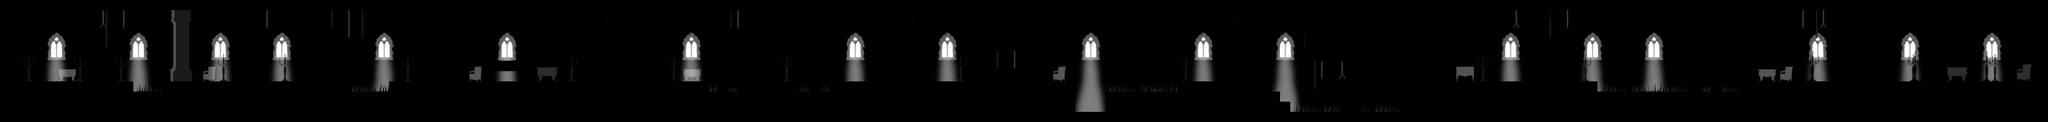

Rendered tile map (Tiled .tmx) drawn with the repository's tilesets; below, a short description and the map source with its tile grids summarised:
An orthogonal 200x12 tile map with 64x64 px tiles, 9 tile layers (Plan3, Brume, Plan2, Base, ...), 3 tilesets and 197 objects (2x 1, 2x 2, 2x 3, 2x 5, 2x 4, ...).

<map version="1.5" tiledversion="1.7.2" orientation="orthogonal" renderorder="right-down" width="200" height="12" tilewidth="64" tileheight="64" infinite="0" nextlayerid="40" nextobjectid="269">
 <editorsettings>
  <export target="tableauTiled1.json" format="json" />
 </editorsettings>
 <tileset firstgid="1" name="Tileset1" tilewidth="64" tileheight="64" tilecount="480" columns="30">
  <image source="../tilesets/Tileset1.png" width="1920" height="1080" />
 </tileset>
 <tileset firstgid="481" name="TilesetAP" tilewidth="64" tileheight="64" tilecount="480" columns="30">
  <image source="../tilesets/TilesetAP.png" width="1920" height="1080" />
 </tileset>
 <tileset firstgid="961" name="Objets" tilewidth="150" tileheight="768" tilecount="15" columns="0">
  <grid orientation="orthogonal" width="1" height="1" />
  <tile id="3">
   <image width="43" height="36" source="../images/Death.png" />
  </tile>
  <tile id="4">
   <image width="64" height="768" source="../images/Save.png" />
  </tile>
  <tile id="5">
   <image width="51" height="98" source="../images/Cage.png" />
  </tile>
  <tile id="6">
   <image width="45" height="372" source="../images/Gate.png" />
  </tile>
  <tile id="7">
   <image width="59" height="109" source="../images/Lampe.png" />
  </tile>
  <tile id="8">
   <image width="124" height="370" source="../images/GateO.png" />
  </tile>
  <tile id="9">
   <image width="64" height="17" source="../images/Plateforme.png" />
  </tile>
  <tile id="10">
   <image width="140" height="140" source="../images/TN.png" />
  </tile>
  <tile id="11">
   <image width="23" height="27" source="../images/Next.png" />
  </tile>
  <tile id="12">
   <image width="23" height="27" source="../images/Prev.png" />
  </tile>
  <tile id="13">
   <image width="124" height="124" source="../images/FF.png" />
  </tile>
  <tile id="14">
   <image width="150" height="150" source="../images/brume.png" />
  </tile>
  <tile id="15">
   <image width="131" height="132" source="../images/LampFx.png" />
  </tile>
  <tile id="16">
   <image width="59" height="109" source="../images/LampeOn.png" />
  </tile>
  <tile id="17">
   <image width="70" height="70" source="../images/BG.png" />
  </tile>
 </tileset>
 <layer id="8" name="Plan3" width="200" height="12" offsetx="34" offsety="0">
  <data>[2400 cells, 209 non-empty, 63 distinct tile ids]</data>
 </layer>
 <layer id="34" name="Brume" width="200" height="12">
  <data>[2400 cells, 667 non-empty, 37 distinct tile ids]</data>
 </layer>
 <layer id="7" name="Plan2" width="200" height="12" offsetx="-11" offsety="0">
  <data>[2400 cells, 170 non-empty, 50 distinct tile ids]</data>
 </layer>
 <layer id="1" name="Base" width="200" height="12" locked="1">
  <data>[2400 cells, 1029 non-empty, 2 distinct tile ids]</data>
 </layer>
 <objectgroup id="15" name="NextCam1">
  <object id="156" gid="972" x="1943" y="478" width="23" height="27" />
  <object id="157" gid="972" x="1943" y="406" width="23" height="27" />
 </objectgroup>
 <objectgroup id="16" name="NextCam2">
  <object id="160" gid="972" x="3869" y="482" width="23" height="27" />
  <object id="161" gid="972" x="3871" y="430" width="23" height="27" />
 </objectgroup>
 <objectgroup id="17" name="NextCam3">
  <object id="162" gid="972" x="5785" y="474" width="23" height="27" />
  <object id="163" gid="972" x="5785" y="414" width="23" height="27" />
 </objectgroup>
 <objectgroup id="18" name="NextCam4">
  <object id="164" gid="972" x="7715" y="490" width="23" height="27" />
  <object id="165" gid="972" x="7713" y="424" width="23" height="27" />
 </objectgroup>
 <objectgroup id="19" name="NextCam5">
  <object id="166" gid="972" x="9629" y="478" width="23" height="27" />
  <object id="167" gid="972" x="9635" y="402" width="23" height="27" />
 </objectgroup>
 <objectgroup id="20" name="NextCam6">
  <object id="168" gid="972" x="11547" y="460" width="23" height="27" />
  <object id="169" gid="972" x="11549" y="406" width="23" height="27" />
 </objectgroup>
 <objectgroup id="21" name="PrevCam1">
  <object id="170" gid="973" x="1857" y="470" width="23" height="27" />
  <object id="171" gid="973" x="1859" y="408" width="23" height="27" />
 </objectgroup>
 <objectgroup id="22" name="PrevCam2">
  <object id="172" gid="973" x="3785" y="482" width="23" height="27" />
  <object id="173" gid="973" x="3787" y="430" width="23" height="27" />
 </objectgroup>
 <objectgroup id="23" name="PrevCam3">
  <object id="174" gid="973" x="5709" y="482" width="23" height="27" />
  <object id="175" gid="973" x="5709" y="422" width="23" height="27" />
 </objectgroup>
 <objectgroup id="24" name="PrevCam4">
  <object id="176" gid="973" x="7619" y="476" width="23" height="27" />
  <object id="177" gid="973" x="7623" y="424" width="23" height="27" />
 </objectgroup>
 <objectgroup id="25" name="PrevCam5">
  <object id="178" gid="973" x="9551" y="470" width="23" height="27" />
  <object id="179" gid="973" x="9547" y="404" width="23" height="27" />
 </objectgroup>
 <objectgroup id="26" name="PrevCam6">
  <object id="180" gid="973" x="11465" y="466" width="23" height="27" />
  <object id="181" gid="973" x="11467" y="406" width="23" height="27" />
 </objectgroup>
 <objectgroup id="13" name="Plateformes">
  <object id="28" gid="970" x="256.333" y="383.333" width="64" height="17" />
  <object id="29" gid="970" x="320.333" y="383.333" width="64" height="17" />
  <object id="30" gid="970" x="513" y="338" width="64" height="17" />
  <object id="31" gid="970" x="641" y="252" width="64" height="17" />
  <object id="32" gid="970" x="929" y="466" width="64" height="17" />
  <object id="46" gid="970" x="2140" y="451" width="64" height="17" />
  <object id="47" gid="970" x="2370" y="401" width="64" height="17" />
  <object id="48" gid="970" x="2164" y="227" width="64" height="17" />
  <object id="63" gid="970" x="4417.33" y="273" width="64" height="17" />
  <object id="64" gid="970" x="4288" y="386.333" width="64" height="17" />
  <object id="65" gid="970" x="4094.67" y="466.333" width="64" height="17" />
  <object id="66" gid="970" x="4478.67" y="513" width="64" height="17" />
  <object id="72" gid="970" x="5057.33" y="511.667" width="64" height="17" />
  </objectgroup>
 <objectgroup id="11" name="DeathZone">
  <!-- 39 objects omitted --></objectgroup>
 <objectgroup id="14" name="TrousN">
  <!-- 5 objects omitted --></objectgroup>
 <objectgroup id="27" name="TrousN2">
  <!-- 2 objects omitted --></objectgroup>
 <objectgroup id="28" name="TrousN3">
  <!-- 1 objects omitted --></objectgroup>
 <objectgroup id="29" name="TrousN4">
  <!-- 1 objects omitted --></objectgroup>
 <objectgroup id="12" name="Checkpoints">
  <!-- 7 objects omitted --></objectgroup>
 <objectgroup id="30" name="FeuxFollets">
  <!-- 6 objects omitted --></objectgroup>
 <objectgroup id="9" name="Cages">
  <!-- 6 objects omitted --></objectgroup>
 <objectgroup id="37" name="LampesOn">
  <!-- 18 objects omitted --></objectgroup>
 <objectgroup id="38" name="LampFx">
  <!-- 18 objects omitted --></objectgroup>
 <objectgroup id="5" name="Lampes">
  <!-- 18 objects omitted --></objectgroup>
 <objectgroup id="10" name="Gates">
  <!-- 18 objects omitted --></objectgroup>
 <layer id="36" name="piquesP3" width="200" height="12">
  <data>[2400 cells, 38 non-empty, 3 distinct tile ids]</data>
 </layer>
 <layer id="35" name="piquesP2" width="200" height="12">
  <data>[2400 cells, 39 non-empty, 4 distinct tile ids]</data>
 </layer>
 <layer id="6" name="Plan1" width="200" height="12">
  <data>[2400 cells, 216 non-empty, 36 distinct tile ids]</data>
 </layer>
 <layer id="31" name="Plan0" width="200" height="12">
  <data>[2400 cells, 101 non-empty, 19 distinct tile ids]</data>
 </layer>
 <objectgroup id="39" name="Grain">
  <!-- 7 objects omitted --></objectgroup>
 <layer id="32" name="Cachemisere" width="200" height="12">
  <data>[2400 cells, 893 non-empty, 1 distinct tile ids]</data>
 </layer>
</map>
<!-- 160 of 197 objects omitted -->
